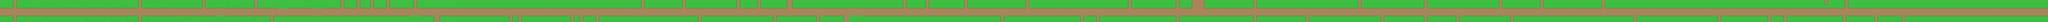

This is a level from a 2D game, rendered from its Tiled map with the project's own tilesets. A one-line summary and the map file follow, with tile-layer data summarised:
An orthogonal 900x10 tile map with 16x16 px tiles, 1 tile layer (Tile Layer 1).

<map version="1.0" tiledversion="1.0.2" orientation="orthogonal" renderorder="left-down" width="900" height="10" tilewidth="16" tileheight="16" nextobjectid="1">
 <tileset firstgid="1" source="../Tileset/Overworld.tsx" />
 <layer name="Tile Layer 1" width="900" height="10">
  <data>[9000 cells, 9000 non-empty, 13 distinct tile ids]</data>
 </layer>
</map>
